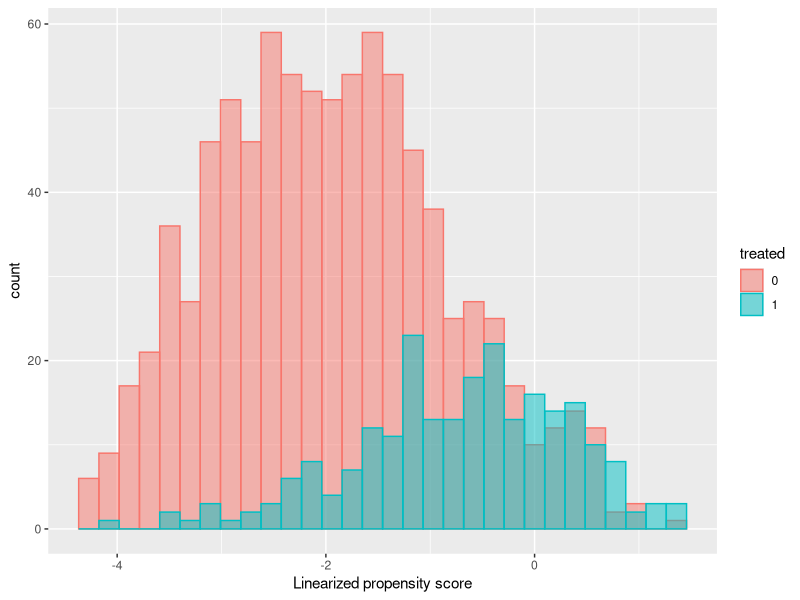
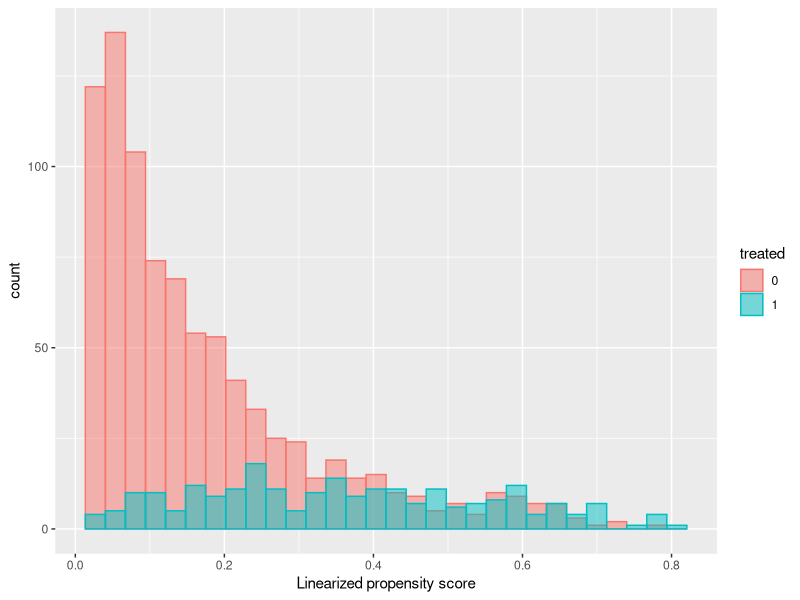
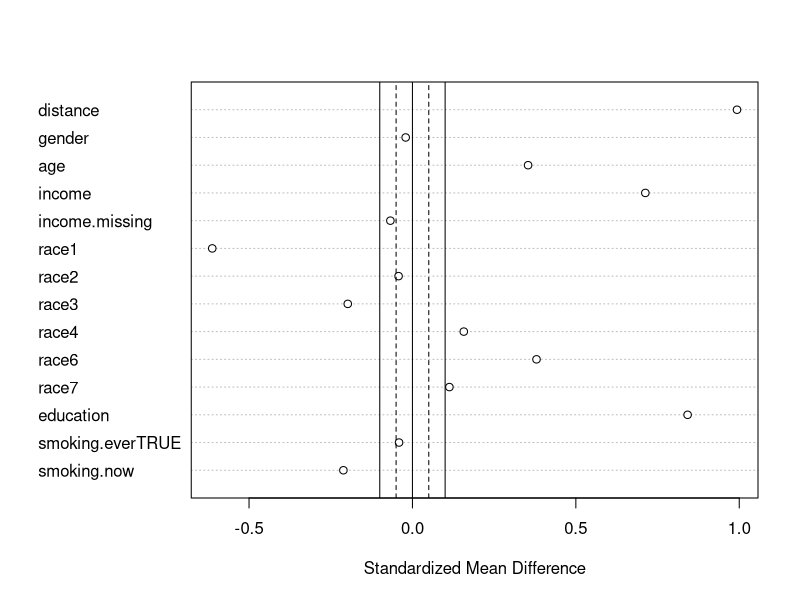
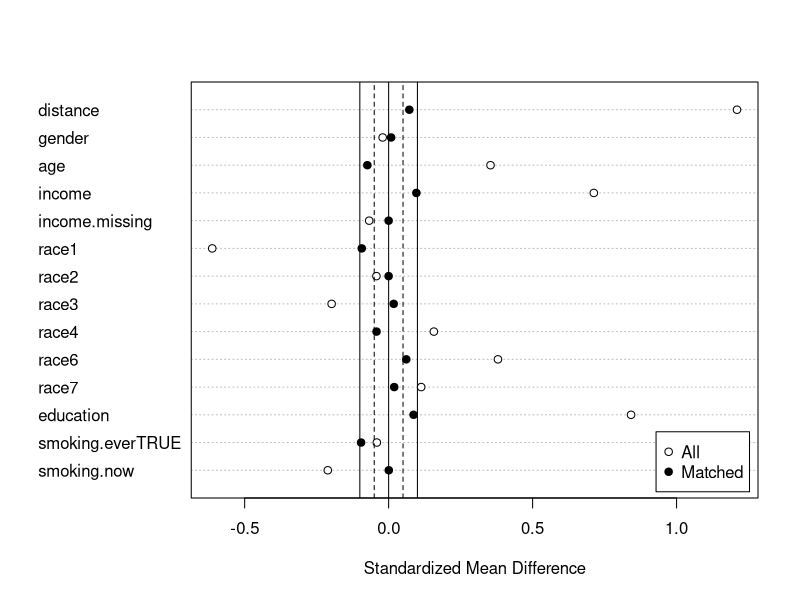

Source code (R) for these figures, in order: (Note: this script raises an error after producing the figures.)
# Following Example 8

library(MatchIt)
library(tidyverse)
library(ggplot2)

fish <- read_csv("nhanes_fish.csv")

# Cleaning data
fish_clean <- fish %>%
  mutate(high_fish = ifelse(fish.level == "high", 1, 0)) %>%
  mutate(race = as.factor(race)) %>%
  rename(mercury = o.LBXTHG) %>%
  select(mercury, high_fish, gender, age, income, income.missing, race, education,
         smoking.ever, smoking.now)

# Propensity Score Calculation
model <- glm(high_fish ~ ., data = fish_clean[-1], family = "binomial")
eps <- predict(model, type = "response")
lps <- predict(model)

# LPS Histogram
temp.data <- data.frame(lps = lps, treated = as.factor(fish_clean$high_fish))
ggplot(temp.data, aes(x = lps, fill = treated, color = treated)) + 
  geom_histogram(alpha = 0.5, position = "identity") + 
  xlab("Linearized propensity score")

# EPS Histogram
temp.data_eps <- data.frame(eps = eps, treated = as.factor(fish_clean$high_fish))
ggplot(temp.data_eps, aes(x = eps, fill = treated, color = treated)) + 
  geom_histogram(alpha = 0.5, position = "identity") + 
  xlab("Linearized propensity score")

# Covariate Balancing Before matching
m.out0 <- matchit(high_fish ~ gender + age + income + income.missing + race +
                    education + smoking.ever + smoking.now, data = fish_clean,
                  method = NULL, distance = "glm")

summary(m.out0)
plot0 = plot(summary(m.out0), abs = F)
plot0

# Covariate Balancing after Greedy Matching
m.out1 <- matchit(high_fish ~ gender + age + income + income.missing + race +
                    education + smoking.ever + smoking.now, data = fish_clean,
                  estimand = "ATT", 
                  method = "nearest", distance = lps)
summary(m.out1)
plot1 = plot(summary(m.out1), abs = F)
plot1

matched_fish_g <- match_data(m.out1)

# Optimal Matched Covariate Balancing (in this case the result is 
# functionally equivalent to greedy)
m.out2 <- matchit(high_fish ~ gender + age + income + income.missing + race +
                    education + smoking.ever + smoking.now, data = fish_clean,
                  estimand = "ATT", 
                  method = "optimal", distance = lps)
summary(m.out2)
plot2 = plot(summary(m.out2), abs = F)
plot2

matched_fish_opt <- match_data(m.out2)





#Neyman's Approach without Regression Adjustment (Pairwise Random Exp.)
m.data <- match.data(m.out2)

tau_hat_vec <- sapply(levels(m.data$subclass), function(sc) {
  treated <- m.data$mercury[m.data$subclass == sc & m.data$high_fish == 1]
  control <- m.data$mercury[m.data$subclass == sc & m.data$high_fish == 0]
  return(treated - control)
})

tau_hat <- mean(tau_hat_vec, na.rm = T)
sd_tau_hat <- sd(tau_hat_vec)/sqrt(length(tau_hat_vec))
print(c(tau_hat, sd_tau_hat))

## 95% CI
print(c(tau_hat- 1.96 * sd_tau_hat, tau_hat + 1.96 * sd_tau_hat))



#Neyman's Approach with Regression Adjustment

## First run a linear regression on the control (remember to remove the treatment assignment variable!)

fit0 <- lm(mercury ~ gender + age + income +
             income.missing + race + education + 
             smoking.ever + smoking.now, 
           data = m.data[m.data$high_fish == 0, -c(2)])

m.data$predicted_y0 <- predict(fit0, m.data)

## Neyman's approach with regression adjustment
## First run a linear regression on the control (remember to remove the treatment assignment variable!)

tau_hat_vec_adjusted <- sapply(levels(m.data$subclass), function(sc) {
  treated <- m.data$mercury[m.data$subclass == sc & m.data$high_fish == 1]
  control <- m.data$mercury[m.data$subclass == sc & m.data$high_fish == 0]
  
  bias <- m.data$predicted_y0[m.data$subclass == sc & m.data$high_fish == 1] - 
    m.data$predicted_y0[m.data$subclass == sc & m.data$high_fish == 0]
  control.adjusted <- control + bias
  
  return(treated - control.adjusted)
})

tau_hat_adjusted <- mean(tau_hat_vec_adjusted)
sd_tau_hat_adjusted <- sd(tau_hat_vec_adjusted)/sqrt(length(tau_hat_vec_adjusted))
print(c(tau_hat_adjusted, sd_tau_hat_adjusted))

## 95% CI
print(c(tau_hat_adjusted - 1.96 * sd_tau_hat_adjusted, tau_hat_adjusted + 1.96 * sd_tau_hat_adjusted))
